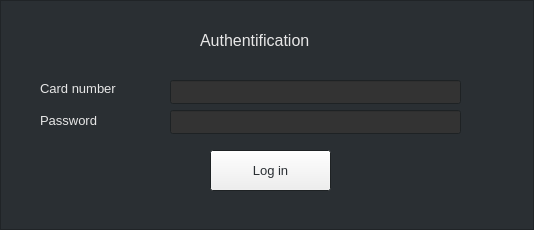
<?xml version="1.0" encoding="UTF-8"?>
<ui version="4.0">
 <class>AuthFrame</class>
 <widget class="QFrame" name="AuthFrame">
  <property name="geometry">
   <rect>
    <x>0</x>
    <y>0</y>
    <width>534</width>
    <height>230</height>
   </rect>
  </property>
  <property name="palette">
   <palette>
    <active>
     <colorrole role="WindowText">
      <brush brushstyle="SolidPattern">
       <color alpha="255">
        <red>231</red>
        <green>231</green>
        <blue>231</blue>
       </color>
      </brush>
     </colorrole>
     <colorrole role="Dark">
      <brush brushstyle="SolidPattern">
       <color alpha="255">
        <red>228</red>
        <green>236</green>
        <blue>242</blue>
       </color>
      </brush>
     </colorrole>
     <colorrole role="Text">
      <brush brushstyle="SolidPattern">
       <color alpha="255">
        <red>228</red>
        <green>236</green>
        <blue>242</blue>
       </color>
      </brush>
     </colorrole>
     <colorrole role="ButtonText">
      <brush brushstyle="SolidPattern">
       <color alpha="255">
        <red>42</red>
        <green>47</green>
        <blue>51</blue>
       </color>
      </brush>
     </colorrole>
     <colorrole role="Base">
      <brush brushstyle="SolidPattern">
       <color alpha="255">
        <red>51</red>
        <green>51</green>
        <blue>51</blue>
       </color>
      </brush>
     </colorrole>
     <colorrole role="Window">
      <brush brushstyle="SolidPattern">
       <color alpha="255">
        <red>42</red>
        <green>47</green>
        <blue>51</blue>
       </color>
      </brush>
     </colorrole>
    </active>
    <inactive>
     <colorrole role="WindowText">
      <brush brushstyle="SolidPattern">
       <color alpha="255">
        <red>231</red>
        <green>231</green>
        <blue>231</blue>
       </color>
      </brush>
     </colorrole>
     <colorrole role="Dark">
      <brush brushstyle="SolidPattern">
       <color alpha="255">
        <red>228</red>
        <green>236</green>
        <blue>242</blue>
       </color>
      </brush>
     </colorrole>
     <colorrole role="Text">
      <brush brushstyle="SolidPattern">
       <color alpha="255">
        <red>228</red>
        <green>236</green>
        <blue>242</blue>
       </color>
      </brush>
     </colorrole>
     <colorrole role="ButtonText">
      <brush brushstyle="SolidPattern">
       <color alpha="255">
        <red>42</red>
        <green>47</green>
        <blue>51</blue>
       </color>
      </brush>
     </colorrole>
     <colorrole role="Base">
      <brush brushstyle="SolidPattern">
       <color alpha="255">
        <red>51</red>
        <green>51</green>
        <blue>51</blue>
       </color>
      </brush>
     </colorrole>
     <colorrole role="Window">
      <brush brushstyle="SolidPattern">
       <color alpha="255">
        <red>42</red>
        <green>47</green>
        <blue>51</blue>
       </color>
      </brush>
     </colorrole>
    </inactive>
    <disabled>
     <colorrole role="WindowText">
      <brush brushstyle="SolidPattern">
       <color alpha="255">
        <red>228</red>
        <green>236</green>
        <blue>242</blue>
       </color>
      </brush>
     </colorrole>
     <colorrole role="Dark">
      <brush brushstyle="SolidPattern">
       <color alpha="255">
        <red>228</red>
        <green>236</green>
        <blue>242</blue>
       </color>
      </brush>
     </colorrole>
     <colorrole role="Text">
      <brush brushstyle="SolidPattern">
       <color alpha="255">
        <red>228</red>
        <green>236</green>
        <blue>242</blue>
       </color>
      </brush>
     </colorrole>
     <colorrole role="ButtonText">
      <brush brushstyle="SolidPattern">
       <color alpha="255">
        <red>228</red>
        <green>236</green>
        <blue>242</blue>
       </color>
      </brush>
     </colorrole>
     <colorrole role="Base">
      <brush brushstyle="SolidPattern">
       <color alpha="255">
        <red>42</red>
        <green>47</green>
        <blue>51</blue>
       </color>
      </brush>
     </colorrole>
     <colorrole role="Window">
      <brush brushstyle="SolidPattern">
       <color alpha="255">
        <red>42</red>
        <green>47</green>
        <blue>51</blue>
       </color>
      </brush>
     </colorrole>
    </disabled>
   </palette>
  </property>
  <property name="windowTitle">
   <string>Frame</string>
  </property>
  <property name="frameShape">
   <enum>QFrame::StyledPanel</enum>
  </property>
  <property name="frameShadow">
   <enum>QFrame::Raised</enum>
  </property>
  <widget class="QLabel" name="label">
   <property name="geometry">
    <rect>
     <x>200</x>
     <y>20</y>
     <width>141</width>
     <height>41</height>
    </rect>
   </property>
   <property name="font">
    <font>
     <pointsize>12</pointsize>
    </font>
   </property>
   <property name="text">
    <string>Authentification</string>
   </property>
  </widget>
  <widget class="QLabel" name="label_2">
   <property name="geometry">
    <rect>
     <x>40</x>
     <y>80</y>
     <width>101</width>
     <height>16</height>
    </rect>
   </property>
   <property name="font">
    <font>
     <pointsize>10</pointsize>
    </font>
   </property>
   <property name="text">
    <string>Card number</string>
   </property>
  </widget>
  <widget class="QLabel" name="label_3">
   <property name="geometry">
    <rect>
     <x>40</x>
     <y>110</y>
     <width>101</width>
     <height>21</height>
    </rect>
   </property>
   <property name="font">
    <font>
     <pointsize>10</pointsize>
    </font>
   </property>
   <property name="text">
    <string>Password</string>
   </property>
  </widget>
  <widget class="QLineEdit" name="in_cardNum">
   <property name="geometry">
    <rect>
     <x>170</x>
     <y>80</y>
     <width>291</width>
     <height>24</height>
    </rect>
   </property>
   <property name="font">
    <font>
     <pointsize>10</pointsize>
    </font>
   </property>
   <property name="inputMethodHints">
    <set>Qt::ImhDigitsOnly</set>
   </property>
   <property name="maxLength">
    <number>19</number>
   </property>
  </widget>
  <widget class="QLineEdit" name="in_password">
   <property name="geometry">
    <rect>
     <x>170</x>
     <y>110</y>
     <width>291</width>
     <height>24</height>
    </rect>
   </property>
   <property name="font">
    <font>
     <pointsize>10</pointsize>
    </font>
   </property>
   <property name="inputMethodHints">
    <set>Qt::ImhHiddenText|Qt::ImhNoAutoUppercase|Qt::ImhNoPredictiveText|Qt::ImhSensitiveData</set>
   </property>
   <property name="maxLength">
    <number>10</number>
   </property>
   <property name="echoMode">
    <enum>QLineEdit::Password</enum>
   </property>
  </widget>
  <widget class="QPushButton" name="pushButton">
   <property name="geometry">
    <rect>
     <x>210</x>
     <y>150</y>
     <width>121</width>
     <height>41</height>
    </rect>
   </property>
   <property name="font">
    <font>
     <pointsize>10</pointsize>
    </font>
   </property>
   <property name="text">
    <string>Log in</string>
   </property>
  </widget>
 </widget>
 <resources/>
 <connections>
  <connection>
   <sender>pushButton</sender>
   <signal>clicked()</signal>
   <receiver>AuthFrame</receiver>
   <slot>requestForAuth()</slot>
   <hints>
    <hint type="sourcelabel">
     <x>242</x>
     <y>169</y>
    </hint>
    <hint type="destinationlabel">
     <x>148</x>
     <y>176</y>
    </hint>
   </hints>
  </connection>
 </connections>
 <slots>
  <slot>requestForAuth()</slot>
 </slots>
</ui>
